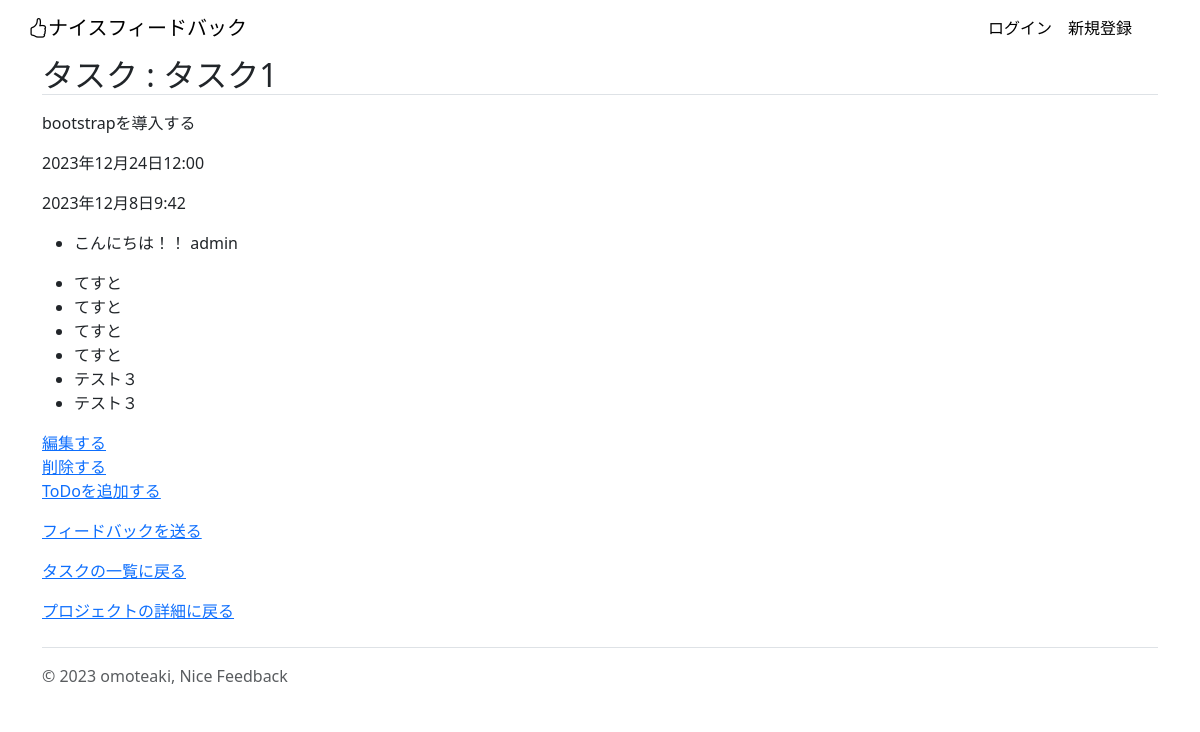
The app's page /task-detail/8 with its own data.
### project/models.py (models this page shows, shortened)
class Task(models.Model):
    title = models.CharField(
        verbose_name="タイトル",
        max_length=30,
    )
    content = models.TextField(
        verbose_name="本文"
    )
    deadline_datetime = models.DateTimeField(
        verbose_name="締め切り日時",
    )
    added_at = models.DateTimeField(
        verbose_name="タスクを追加した日時",
        auto_now_add=True,
    )
    project = models.ForeignKey(
        Project,
        verbose_name="プロジェクト",
        on_delete=models.CASCADE
    )

class ToDo(models.Model):
    title = models.CharField(
        verbose_name="ToDoのタイトル",
        max_length=100
    )
    added_at = models.DateTimeField(
        verbose_name="ToDoを追加した日時",
        auto_now_add=True,
    )
    task = models.ForeignKey(
        Task,
        verbose_name="関連するタスク",
        on_delete=models.CASCADE,
    )
    is_done = models.BooleanField(
        default=False,
        help_text="todoを完了させたらTrue"
    )
    project = models.ForeignKey(
        Project,
        verbose_name="関連するプロジェクト",
        on_delete=models.CASCADE,
    )
    def __str__(self):
        return self.title

### feedback/models.py (models this page shows)
class Feedback(models.Model):
    comment = models.TextField(
        verbose_name="コメント"
    )
    posted_at = models.DateTimeField(
        verbose_name="投稿日",
        auto_now_add=True,
    )
    self = models.ForeignKey(
        "self",
        verbose_name="自分自身のid",
        on_delete=models.CASCADE,
        blank=True,
        null=True,
    )
    task = models.ForeignKey(
        Task,
        verbose_name="関連するタスクid",
        on_delete=models.PROTECT,
    )
    user = models.ForeignKey(
        CustomUser,
        verbose_name="投稿者",
        on_delete=models.CASCADE,
    )

### account/models.py (models this page shows)
class CustomUser(AbstractUser):
    pass

### project/views.py (the view)
# urls.py: path('task-detail/<int:pk>', views.TaskDetailView.as_view(), name="task_detail"),
class TaskDetailView(DetailView):
    template_name = "task_detail.html"
    model = Task
    def get_context_data(self, **kwargs):
        context = super().get_context_data(**kwargs)
        context["feedbacks"] = Feedback.objects.filter(task_id=self.object)
        context["todos"] = ToDo.objects.filter(task_id=self.object)
        print(context["feedbacks"])
        return context

### project/templates/task_detail.html (shortened to what this page needs)
{% extends "base.html" %}
{% block contents %}
<div class="container">
  <h2 class="border-bottom">タスク : {{object.title}}</h2>
  <p>{{object.content}}</p>
  <p>{{object.deadline_datetime}}</p>
  <p>{{object.added_at}}</p>
  <ul>
    {% for feedback in feedbacks %}
    <li>{{feedback.comment}} <span>{{feedback.user}}</span> </li>
    {% endfor %}
  </ul>
  <ul>
    {% for todo in todos %}
    <li>{{todo}}</li>
    {% endfor %}
  </ul>
  <a href="{% url "project:task_edit" object.pk %}">編集する</a><br>
  <a href="{% url "project:task_delete" object.pk %}">削除する</a>
  <p><a href="{% url "project:add_todo" object.pk object.project_id %}">ToDoを追加する</a></p>
  <p><a href="{% url "feedback:feedback_add" object.pk object.project_id %}">フィードバックを送る</a></p>
  <p><a href="{% url "project:task_list" object.project_id %}">タスクの一覧に戻る</a></p>
  <p><a href="{% url "project:project_detail" object.project_id %}">プロジェクトの詳細に戻る</a></p>
</div>
{% endblock %}

### records on screen
Task: title "タスク1", content "bootstrapを導入する", deadline_datetime "2023年12月24日12:00", added_at "2023年12月8日9:42"
Feedback: comment "こんにちは！！", user "admin"
ToDo: title "てすと"
ToDo: title "てすと"
ToDo: title "てすと"
ToDo: title "てすと"
ToDo: title "テスト３"
ToDo: title "テスト３"
